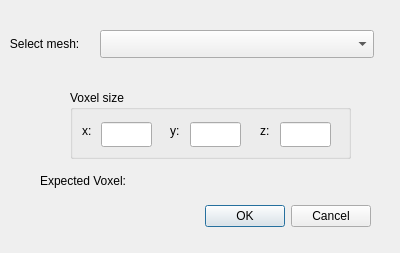
<?xml version="1.0" encoding="UTF-8"?>
<ui version="4.0">
 <class>Vtu2Grid</class>
 <widget class="QDialog" name="Vtu2Grid">
  <property name="geometry">
   <rect>
    <x>0</x>
    <y>0</y>
    <width>400</width>
    <height>253</height>
   </rect>
  </property>
  <property name="windowTitle">
   <string>Dialog</string>
  </property>
  <widget class="QDialogButtonBox" name="buttonBox">
   <property name="geometry">
    <rect>
     <x>30</x>
     <y>200</y>
     <width>341</width>
     <height>32</height>
    </rect>
   </property>
   <property name="orientation">
    <enum>Qt::Horizontal</enum>
   </property>
   <property name="standardButtons">
    <set>QDialogButtonBox::Cancel|QDialogButtonBox::Ok</set>
   </property>
  </widget>
  <widget class="QComboBox" name="meshListBox">
   <property name="geometry">
    <rect>
     <x>100</x>
     <y>30</y>
     <width>274</width>
     <height>28</height>
    </rect>
   </property>
   <property name="sizePolicy">
    <sizepolicy hsizetype="Expanding" vsizetype="Fixed">
     <horstretch>0</horstretch>
     <verstretch>0</verstretch>
    </sizepolicy>
   </property>
  </widget>
  <widget class="QLabel" name="meshListLabel">
   <property name="geometry">
    <rect>
     <x>0</x>
     <y>30</y>
     <width>110</width>
     <height>28</height>
    </rect>
   </property>
   <property name="minimumSize">
    <size>
     <width>110</width>
     <height>0</height>
    </size>
   </property>
   <property name="maximumSize">
    <size>
     <width>110</width>
     <height>16777215</height>
    </size>
   </property>
   <property name="text">
    <string>   Select mesh:</string>
   </property>
  </widget>
  <widget class="QGroupBox" name="VoxelSizeBox">
   <property name="geometry">
    <rect>
     <x>70</x>
     <y>90</y>
     <width>281</width>
     <height>69</height>
    </rect>
   </property>
   <property name="title">
    <string>Voxel size</string>
   </property>
   <widget class="QLabel" name="xLengthLabel">
    <property name="geometry">
     <rect>
      <x>12</x>
      <y>32</y>
      <width>16</width>
      <height>17</height>
     </rect>
    </property>
    <property name="text">
     <string>x:</string>
    </property>
   </widget>
   <widget class="QLineEdit" name="xlineEdit">
    <property name="geometry">
     <rect>
      <x>31</x>
      <y>32</y>
      <width>51</width>
      <height>25</height>
     </rect>
    </property>
   </widget>
   <widget class="QLabel" name="yLengthLabel">
    <property name="geometry">
     <rect>
      <x>100</x>
      <y>32</y>
      <width>16</width>
      <height>17</height>
     </rect>
    </property>
    <property name="text">
     <string>y:</string>
    </property>
   </widget>
   <widget class="QLineEdit" name="ylineEdit">
    <property name="geometry">
     <rect>
      <x>120</x>
      <y>32</y>
      <width>51</width>
      <height>25</height>
     </rect>
    </property>
   </widget>
   <widget class="QLabel" name="zLengthLabel">
    <property name="geometry">
     <rect>
      <x>190</x>
      <y>32</y>
      <width>16</width>
      <height>17</height>
     </rect>
    </property>
    <property name="text">
     <string>z:</string>
    </property>
   </widget>
   <widget class="QLineEdit" name="zlineEdit">
    <property name="geometry">
     <rect>
      <x>210</x>
      <y>32</y>
      <width>51</width>
      <height>25</height>
     </rect>
    </property>
   </widget>
  </widget>
  <widget class="QLabel" name="expectedVoxelLabel">
   <property name="geometry">
    <rect>
     <x>40</x>
     <y>170</y>
     <width>291</width>
     <height>21</height>
    </rect>
   </property>
   <property name="text">
    <string>Expected Voxel: </string>
   </property>
  </widget>
 </widget>
 <resources/>
 <connections>
  <connection>
   <sender>buttonBox</sender>
   <signal>accepted()</signal>
   <receiver>Vtu2Grid</receiver>
   <slot>accept()</slot>
   <hints>
    <hint type="sourcelabel">
     <x>248</x>
     <y>254</y>
    </hint>
    <hint type="destinationlabel">
     <x>157</x>
     <y>274</y>
    </hint>
   </hints>
  </connection>
  <connection>
   <sender>buttonBox</sender>
   <signal>rejected()</signal>
   <receiver>Vtu2Grid</receiver>
   <slot>reject()</slot>
   <hints>
    <hint type="sourcelabel">
     <x>316</x>
     <y>260</y>
    </hint>
    <hint type="destinationlabel">
     <x>286</x>
     <y>274</y>
    </hint>
   </hints>
  </connection>
 </connections>
</ui>
